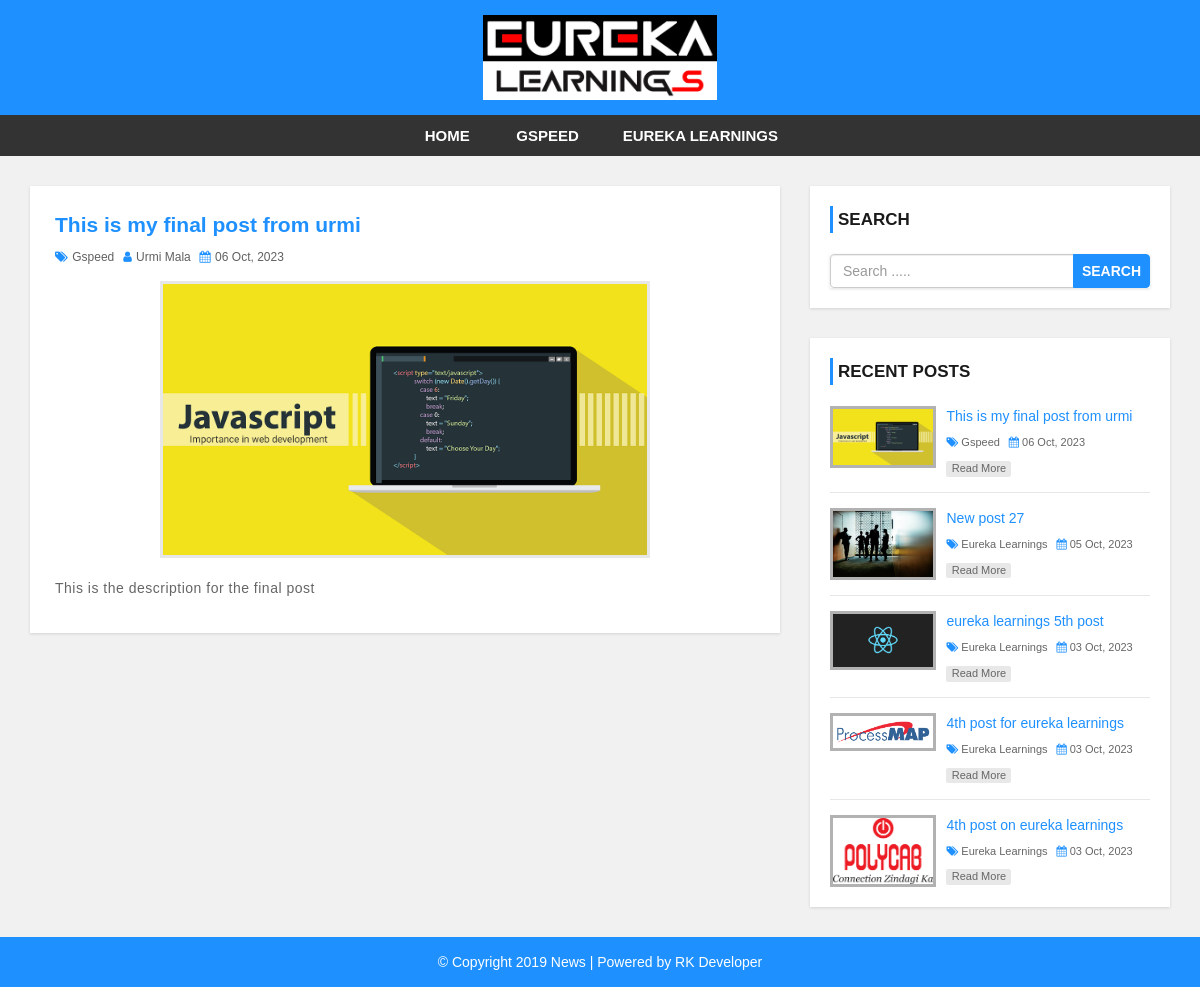
/single.php?id=67, run on the app's committed database.
### tables this page shows
CREATE TABLE `setting` (
  `website_name` varchar(60) NOT NULL,
  `logo` varchar(50) NOT NULL,
  `footer_text` varchar(250) NOT NULL
);

CREATE TABLE `category` (
  `category_id` int(11) NOT NULL,
  `category_name` varchar(100) NOT NULL,
  `post` int(11) NOT NULL DEFAULT 0
);

CREATE TABLE `post` (
  `post_id` int(11) NOT NULL,
  `title` varchar(100) NOT NULL,
  `description` text NOT NULL,
  `category` varchar(100) NOT NULL,
  `post_date` varchar(50) NOT NULL,
  `author` int(11) NOT NULL,
  `post_img` varchar(100) NOT NULL
);

CREATE TABLE `user` (
  `user_id` int(10) UNSIGNED NOT NULL,
  `first_name` varchar(30) NOT NULL,
  `last_name` varchar(30) NOT NULL,
  `username` varchar(30) DEFAULT NULL,
  `password` varchar(40) DEFAULT NULL,
  `role` int(11) NOT NULL
);

### config.php (called while the page is built, shortened)
<?php
$hostname= "http://localhost/news-site";
?>

### single.php (the view)
<?php include 'header.php'; ?>
    <div id="main-content">
        <div class="container">
            <div class="row">
                <div class="col-md-8">
                    <?php
                   $post_id=$_GET['id'];
                   $sql= "SELECT * FROM post LEFT JOIN category ON post.category=category.category_id
                    LEFT JOIN user ON post.author= user.user_id WHERE post_id={$post_id}";
                    $result= mysqli_query($conn, $sql);
                    while($row=mysqli_fetch_assoc($result)){
                    ?>
                    <div class="post-container">
                        <div class="post-content single-post">
                            <h3><?php echo $row['title']?></h3>
                            <div class="post-information">
                                <span>
                                    <i class="fa fa-tags" aria-hidden="true"></i>
                                    <a href='category.php?cat_id=<?php echo $row['category']?>'><?php echo $row['category_name'] ?></a>
                                </span>
                                <span>
                                    <i class="fa fa-user" aria-hidden="true"></i>
                                    <a href='author.php?a_id=<?php echo $row['user_id']?>'><?php echo $row['first_name'] ?></a>
                                </span>
                                <span>
                                    <i class="fa fa-calendar" aria-hidden="true"></i>
                                    <?php echo $row['post_date']?>
                                </span>
                            </div>
                            <img class="single-feature-image" src="admin/upload/<?php echo $row['post_img'] ?>" alt=""/>
                            <p class="description">
                            <?php echo $row['description']?>
                            </p>
                        </div>
                    </div>
                    <?php
                    }
                    ?>
                </div>
                <?php include 'sidebar.php'; ?>
            </div>
        </div>
    </div>
<?php include 'footer.php'; ?>

### header.php (shortened to what this page needs)
<?php
include "config.php";
$sql_setting= "SELECT * FROM setting";
$result_setting= mysqli_query($conn, $sql_setting);
$row_setting=mysqli_fetch_assoc($result_setting);
?>
<!DOCTYPE html>
<html lang="en">
<head>
    <link rel="stylesheet" href="css/bootstrap.min.css" />
    <link rel="stylesheet" href="css/font-awesome.css">
    <link rel="stylesheet" href="css/style.css">
</head>
<body>
<div id="header">
    <div class="container">
        <div class="row">
            <div class=" col-md-offset-4 col-md-4">
                <a href="index.php" id="logo"><img src="admin/images/<?php echo $row_setting['logo']?>"></a>
            </div>
        </div>
    </div>
</div>
<div id="menu-bar">
    <div class="container">
        <div class="row">
            <div class="col-md-12">
                <ul class='menu'>
                    <?php
                    include "config.php";
                    echo "'<li><a href='$hostname'>Home</a></li>'";
                    $sql= "SELECT * FROM category WHERE post > 0";
                    $result= mysqli_query($conn, $sql) or die("Query failed");
                    while($row=mysqli_fetch_assoc($result)){
                    ?>
                    <li><a class='<?php echo "{$active}" ?>' href="category.php?cat_id=<?php echo $row['category_id']?>"><?php echo $row['category_name']?></a></li>
                    <?php }
                    ?>
                </ul>
            </div>
        </div>
    </div>
</div>

### sidebar.php
<div id="sidebar" class="col-md-4">
    <div class="search-box-container">
        <h4>Search</h4>
        <form class="search-post" action="search.php" method ="GET">
            <div class="input-group">
                <input type="text" name="search" class="form-control" placeholder="Search .....">
                <span class="input-group-btn">
                    <button type="submit" class="btn btn-danger">Search</button>
                </span>
            </div>
        </form>
    </div>
    <div class="recent-post-container">
        <h4>Recent Posts</h4>
        <?php
        include "config.php";
        $sql="SELECT * FROM post LEFT JOIN category ON post.category=category.category_id ORDER BY post_id DESC LIMIT 5";
        $result=mysqli_query($conn, $sql);
        if(mysqli_num_rows($result)>0){
            while($row=mysqli_fetch_assoc($result)){
        ?>
        <div class="recent-post">
            <a class="post-img" href="single.php?id=<?php echo $row['post_id']?>">
                <img src="admin/upload/<?php echo $row['post_img'] ?>" alt=""/>
            </a>
            <div class="post-content">
                <h5><a href="single.php?id=<?php echo $row['post_id']?>"><?php echo $row['title'] ?></a></h5>
                <span>
                    <i class="fa fa-tags" aria-hidden="true"></i>
                    <a href='category.php?cat_id=<?php echo $row['category']?>'><?php echo $row['category_name'] ?></a>
                </span>
                <span>
                    <i class="fa fa-calendar" aria-hidden="true"></i>
                    <?php echo $row['post_date'] ?>
                </span>
                <a class="read-more" href="single.php?id=<?php echo $row['post_id']?>">read more</a>
            </div>
        </div>
        <?php
    }
}
        ?>
    </div>
</div>

### css/style.css (style rules this page uses)
body { background: #f1f1f1; font-family: sans-serif,arial,Helvetica; }
a, a:hover, a:focus { text-decoration: none; outline: none; }
ul { margin:0; padding:0; list-style:none; }
form { background: #fff; padding: 25px; box-shadow:0 1px 3px rgba(0, 0, 0, 0.13); }
#header { background: #1E90FF; text-align: center; padding: 15px; }
#logo { display: inline-block; width: 65%; }
#logo img { width: 100%; }
#menu-bar { background: #333; text-align: center; }
#menu-bar .menu > li { display: inline-block; }
.menu > li > a { padding: 10px 20px; display: block; text-transform: uppercase; color: #fff; font-size: 15px; font-weight:600; transition:all 0.5s ease 0s; }
#main-content { padding: 30px 0; min-height: 750px; }
#main-content .post-container { background-color: #fff; padding: 25px; box-shadow: 0 1px 3px rgba(0, 0, 0, 0.13); }
#main-content .post-content { border-bottom: 1px solid #d1d1d1; padding: 0 0 30px; margin-bottom:30px; }
#main-content .post-content img { width: 100%; }
#main-content .post-content h3 { font-size: 21px; line-height: 28px; font-weight: 600; margin: 0 0 7px; }
#main-content .post-content .post-information span { color: #606060; font-size: 12px; text-transform: capitalize; margin: 0 5px 5px 0; display: inline-block; }
#main-content .post-content .post-information i { color: #1e90ff; margin-right: 1px; }
#main-content .post-content .post-information a { color: #606060; text-decoration: none; }
#main-content .post-content p, #main-content .single-post p { color: #666; font-size: 14px; letter-spacing: 0.5px; margin:0 0 10px; }
#main-content .post-content a.read-more { color: #fff; background-color: #1E90FF; font-size: 12px; text-transform: capitalize; padding: 3px 8px; border-radius: 2px; transition: all 0.3s; }
#main-content .single-post { border: none; margin-bottom: 0; padding-bottom: 0; }
#main-content .single-post h3 { color: #1e90ff; }
#main-content .single-post .post-information { margin: 0 0 10px; }
#main-content .single-post p { text-align: justify; }
#main-content .single-post img.single-feature-image { width: 70%; margin: 0 auto 20px; display: block; border: 3px solid #e7e7e7; }
i.fa { color:#222; }
#sidebar h4 { color: #1A1A1A; font-size: 17px; line-height: 27px; font-weight:600; text-transform: uppercase; padding: 0 0 0 5px; margin: 0 0 21px; border-left: 3px solid #1e90ff; }
#sidebar .search-box-container { background-color: #fff; padding: 20px; margin: 0 0 30px; box-shadow: 0 1px 3px rgba(0, 0, 0, 0.13); }
#sidebar .search-post { padding: 0; }
#sidebar .search-post input { color: #606060; }
#sidebar .search-post .btn { font-weight: 600; text-transform: uppercase; padding: 6px 8px; background-color: #1E90FF; border-color: #1E90FF; outline: none; }
#sidebar .recent-post-container { padding: 20px; background: #fff; box-shadow: 0 1px 3px rgba(0, 0, 0, 0.13); }
#sidebar .recent-post { border-bottom: 1px solid #e7e7e7; padding: 0 0 15px; margin: 0 0 15px; }
#sidebar .recent-post:last-child { margin: 0; padding: 0; border: none; }
#sidebar .recent-post .post-img { display: inline-block; width: 33%; border: 3px solid rgba(0,0,0,0.3); vertical-align: top; transition: border .3s; }
#sidebar .recent-post .post-img img { width: 100%; }
#sidebar .recent-post .post-content { width: 65%; display: inline-block; border: none; padding: 0 0 0 7px; margin: 0; }
#sidebar .recent-post h5 { font-size: 14px; line-height: 20px; margin: 0 0 5px; }
#sidebar .recent-post h5 a { color: #1E90FF; }
#sidebar .recent-post span { color: #666; font-size: 11px; display: inline-block; margin: 0 5px 10px 0; }
#sidebar .recent-post span a { color: #666; }
#sidebar .recent-post span i { color: #1E90FF; }
#sidebar .recent-post a.read-more { color: #666; background-color: rgba(0,0,0,0.09); width: 65px; font-size: 11px; text-align: center; padding: 0; display: block; transition: all 0.3s; }

### data on the page
setting: logo (picture)
category: category_name "GSPEED"
category: category_name "EUREKA LEARNINGS"
post: title "This is my final post from urmi", category.category_name "Gspeed", user.first_name "Urmi Mala", post_date "06 Oct, 2023", post_img (picture), description "This is the description for the final post"
post: post_img (picture), title "New post 27", category.category_name "Eureka Learnings", post_date "05 Oct, 2023"
post: post_img (picture), title "eureka learnings 5th post", category.category_name "Eureka Learnings", post_date "03 Oct, 2023"
post: post_img (picture), title "4th post for eureka learnings", category.category_name "Eureka Learnings", post_date "03 Oct, 2023"
post: post_img (picture), title "4th post on eureka learnings", category.category_name "Eureka Learnings", post_date "03 Oct, 2023"
